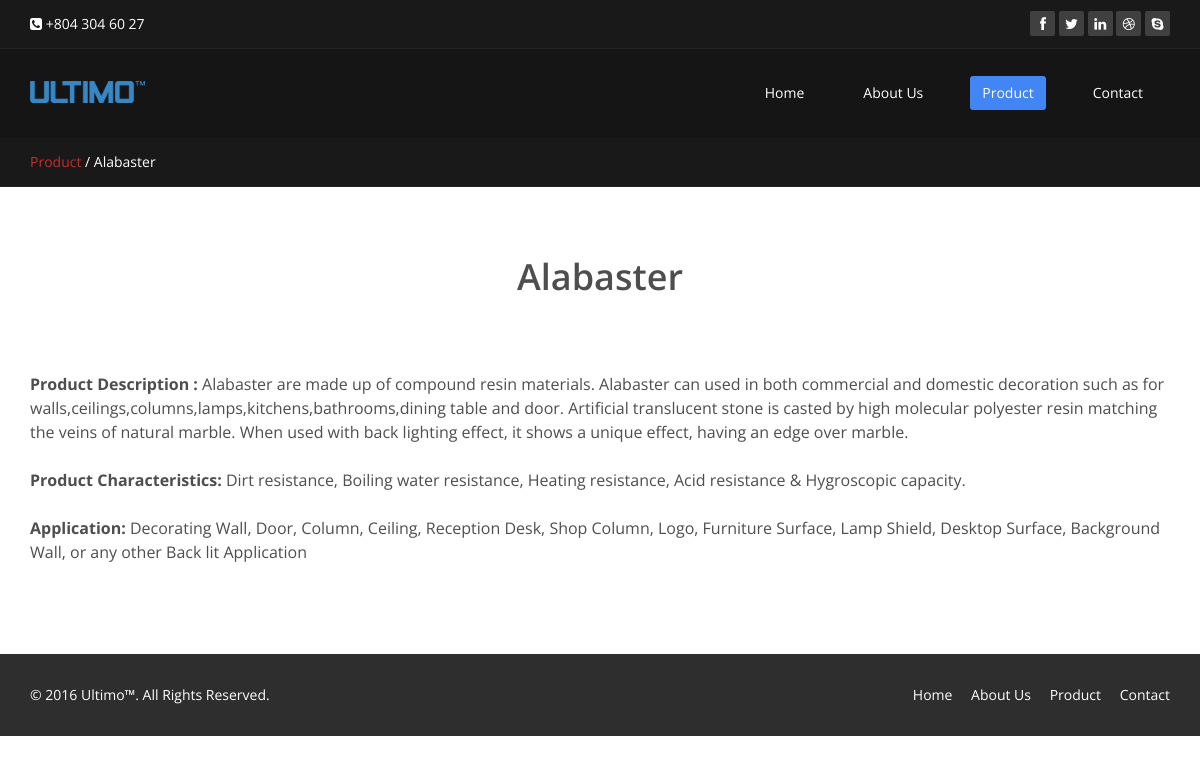
/product/1/, run on the app's committed database.
### product/models.py (models this page shows, shortened)
class Product(models.Model):
	title = models.CharField(max_length = 200)
	application = models.TextField()
	description = models.TextField()
	characteristics = models.TextField()
	size = models.CharField(max_length = 300)
	surface = models.CharField(max_length = 200)
	thickness = models.CharField(max_length = 200)
	image = models.FileField(null=True, blank = True)
	updated = models.DateTimeField(auto_now=True, auto_now_add = False)
	timestamp = models.DateTimeField(auto_now = False, auto_now_add = True)

### product/views.py (the view)
# urls.py: url(r'^product/(?P<product>\d+)/$', "product.views.item_list"),
def item_list(request, product):
	queryset = Item.objects.filter(product = product)
	instance = get_object_or_404(Product, id =product)
	context = {
		"object_list" : queryset,
		"instance" : instance
	}
	return render(request, "item.html", context)

### template/item.html (shortened to what this page needs)
<!DOCTYPE html>
<html lang="en">
<head>
    <link href="/static/css/bootstrap.min.css" rel="stylesheet">
    <link href="/static/css/font-awesome.min.css" rel="stylesheet">
    <link href="/static/css/prettyPhoto.css" rel="stylesheet">
    <link href="/static/css/animate.min.css" rel="stylesheet">
    <link href="/static/css/main.css" rel="stylesheet">
    <link href="/static/css/responsive.css" rel="stylesheet">
</head>
<body>
    <header id="header">
        <div class="top-bar">
            <div class="container">
                <div class="row">
                    <div class="col-sm-6 col-xs-4">
                        <div class="top-number"><p><i class="fa fa-phone-square"></i> +804 304 60 27</p></div>
                    </div>
                    <div class="col-sm-6 col-xs-8">
                       <div class="social">
                            <ul class="social-share">
                                <li><a href="#"><i class="fa fa-facebook"></i></a></li>
                                <li><a href="#"><i class="fa fa-twitter"></i></a></li>
                                <li><a href="#"><i class="fa fa-linkedin"></i></a></li>
                                <li><a href="#"><i class="fa fa-dribbble"></i></a></li>
                                <li><a href="#"><i class="fa fa-skype"></i></a></li>
                            </ul>
                       </div>
                    </div>
                </div>
            </div>
        </div>
        <nav class="navbar navbar-inverse" role="banner">
            <div class="container">
                <div class="navbar-header">
                    <a class="navbar-brand" href="index.html"><img src="/static/images/logo.png" width = '115' alt="logo"></a>
                </div>
                <div class="collapse navbar-collapse navbar-right">
                    <ul class="nav navbar-nav">
                          <li ><a href="../../">Home</a></li>
                        <li><a href="../../about/">About Us</a></li>
                        <li class="active"><a href="../../product/">Product</a></li>
                        <li><a href="contact-us.html">Contact</a></li>
                    </ul>
                </div>
            </div>
        </nav>
        <div class="top-bar">
            <div class="container">
                <div class="row">
                    <div class="col-sm-6 col-xs-4">
                        <div class="top-number"><a href="../../product/" class="active" > Product </a> /  {{instance.title}} </div>
                    </div>
                </div>
            </div>
        </div>
    </header>
    <section id="portfolio">
        <div class="container">
             <div class="center">
               <h2>{{ instance.title}}</h2>
             </div>
             <div>
               <p class="lead left"><b>Product Description :</b> {{instance.description}}</br></br>
                    <b>Product Characteristics:</b> {{instance.characteristics}} <br></br>
                    <b>Application:</b> {{instance.application}}
               </p>
            </div>
                </div>
    </section>
    <footer id="footer" class="midnight-blue">
        <div class="container">
            <div class="row">
                <div class="col-sm-6">
                   &copy; 2016 <a target="_blank" href="http://shapebootstrap.net/" title="Free Twitter Bootstrap WordPress Themes and HTML templates">Ultimo&trade;</a>. All Rights Reserved.
                </div>
                <div class="col-sm-6">
                    <ul class="pull-right">
                        <li ><a href="../../">Home</a></li>
                        <li><a href="../../about/">About Us</a></li>
                        <li ><a href="../../product/">Product</a></li>
                        <li><a href="contact-us.html">Contact</a></li>
                    </ul>
                </div>
            </div>
        </div>
    </footer>
</body>
</html>

### static/css/main.css (style rules this page uses)
body { background: #fff; font-family: 'Open Sans', sans-serif; color:#4e4e4e; line-height: 22px; }
h1, h2, h3, h4, h5, h6 { font-weight: 600; font-family: 'Open Sans', sans-serif; color:#4e4e4e; }
h2 { font-size: 20px; }
a { color: #c52d2f; -webkit-transition: color 300ms, background-color 300ms; -moz-transition: color 300ms, background-color 300ms; -o-transition: color 300ms, background-color 300ms; transition: color 300ms, background-color 300ms; }
.center h2 { font-size: 36px; margin-top: 0; margin-bottom: 20px; }
body > section { padding: 70px 0; }
.center { text-align: center; padding-bottom: 55px; }
.lead { font-size: 16px; line-height: 24px; font-weight: 400; }
.navbar>.container .navbar-brand { margin-left: 0; }
.top-bar { padding: 10px 0; background: #191919; border-bottom: 1px solid #222; line-height: 28px; }
.top-number { color: #fff; }
.top-number p { margin: 0 }
.social { text-align: right; }
.social-share { display: inline-block; list-style: none; padding: 0; margin: 0; }
ul.social-share li { display: inline-block; }
ul.social-share li a { display: inline-block; color: #fff; background: #404040; width: 25px; height: 25px; line-height: 25px; text-align: center; border-radius: 2px; }
.navbar-brand { padding: 0; margin:0; }
.navbar { border-radius: 0; margin-bottom: 0; background: #151515; padding: 15px 0; padding-bottom: 0; }
.navbar-nav { margin-top: 12px; }
.navbar-nav>li { margin-left: 35px; padding-bottom: 28px; }
.navbar-inverse .navbar-nav > li > a { padding: 5px 12px; margin: 0; border-radius: 3px; color: #fff; line-height: 24px; display: inline-block; }
.navbar-inverse { border: none; }
.navbar-inverse .navbar-brand { font-size: 36px; line-height: 50px; color: #fff; }
.navbar-inverse .navbar-nav > .active > a, .navbar-inverse .navbar-nav > .active > a:hover, .navbar-inverse .navbar-nav > .active > a:focus, .navbar-inverse .navbar-nav > .open > a, .navbar-inverse .navbar-nav > .open > a:hover, .navbar-inverse .navbar-nav > .open > a:focus { background-color: #4285f4; color: #fff; }
.navbar-inverse .navbar-collapse, .navbar-inverse .navbar-form { border-top: 0; padding-bottom: 0; }
#footer { padding-top: 30px; padding-bottom: 30px; color: #fff; background: #2e2e2e; }
#footer a { color: #fff; }
#footer ul { list-style: none; padding: 0; margin: 0; }
#footer ul > li { display: inline-block; margin-left: 15px; }

### data on the page
Product: title "Alabaster", description "Alabaster are made up of compound resin materials. Alabaster can used in both commercial and domestic decoration such as for walls,ceilings,columns,lamps,kitchens,bathrooms,dining table and door. Artificial translucent stone is casted by high molecular polyester resin matching the veins of natural marble. When used with back lighting effect, it shows a unique effect, having an edge over marble.", characteristics "Dirt resistance, Boiling water resistance, Heating resistance, Acid resistance & Hygroscopic capacity.", application "Decorating Wall, Door, Column, Ceiling, Reception Desk, Shop Column, Logo, Furniture Surface, Lamp Shield, Desktop Surface, Background Wall, or any other Back lit Application"
